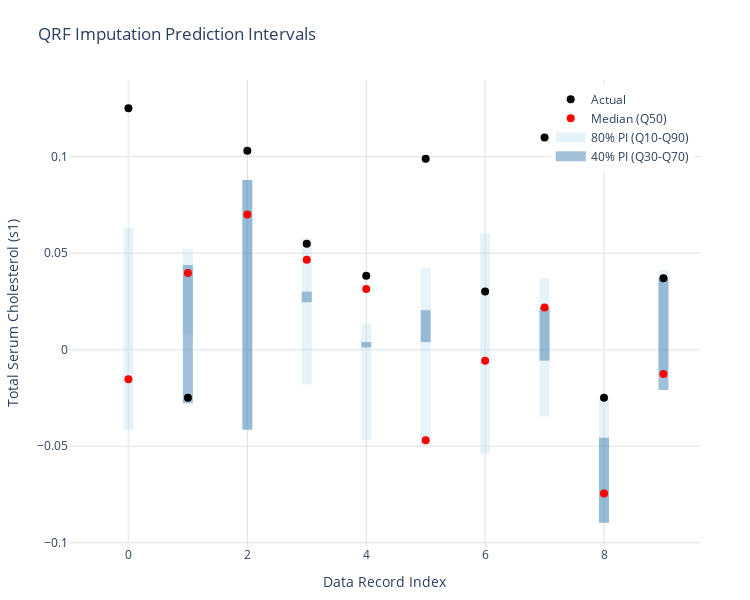

Here is the notebook cell this chart was saved with:
### Markdown cell above
## Visualizing prediction intervals

By visualizing the prediction intervals of the model's imputations we can better understand the uncertainty in our imputed values.

### Code cell
# Create a prediction interval plot for the first 10 records
# Number of records to plot
n_records = 10

# Prepare data for plotting
records = list(range(n_records))
actuals = actual_values.iloc[:n_records, 0].values
medians = imputed_values[0.5].iloc[:n_records, 0].values
q30 = imputed_values[0.3].iloc[:n_records, 0].values
q70 = imputed_values[0.7].iloc[:n_records, 0].values
q10 = imputed_values[0.1].iloc[:n_records, 0].values
q90 = imputed_values[0.9].iloc[:n_records, 0].values

# Create the base figure
fig = go.Figure()

# Add 80% prediction interval (Q10-Q90)
for i in range(n_records):
    fig.add_trace(
        go.Scatter(
            x=[i, i],
            y=[q10[i], q90[i]],
            mode="lines",
            line=dict(width=10, color="rgba(173, 216, 230, 0.3)"),
            hoverinfo="none",
            showlegend=False,
        )
    )

# Add 40% prediction interval (Q30-Q70)
for i in range(n_records):
    fig.add_trace(
        go.Scatter(
            x=[i, i],
            y=[q30[i], q70[i]],
            mode="lines",
            line=dict(width=10, color="rgba(70, 130, 180, 0.5)"),
            hoverinfo="none",
            showlegend=False,
        )
    )

# Add actual values
fig.add_trace(
    go.Scatter(
        x=records,
        y=actuals,
        mode="markers",
        marker=dict(color="black", size=8),
        name="Actual",
    )
)

# Add median predictions
fig.add_trace(
    go.Scatter(
        x=records,
        y=medians,
        mode="markers",
        marker=dict(color="red", size=8),
        name="Median (Q50)",
    )
)

# Add dashed line for Q10
fig.add_trace(
    go.Scatter(
        x=[-1, -1],  # Dummy points for legend
        y=[0, 0],  # Dummy points for legend
        mode="lines",
        line=dict(color="rgba(173, 216, 230, 0.3)", width=10),
        name="80% PI (Q10-Q90)",
    )
)

# Add dashed line for Q30
fig.add_trace(
    go.Scatter(
        x=[-1, -1],  # Dummy points for legend
        y=[0, 0],  # Dummy points for legend
        mode="lines",
        line=dict(color="rgba(70, 130, 180, 0.5)", width=10),
        name="40% PI (Q30-Q70)",
    )
)

# Update layout with smaller width to fit in the book layout
fig.update_layout(
    title="QRF Imputation Prediction Intervals",
    xaxis=dict(
        title="Data Record Index",
        showgrid=True,
        gridwidth=1,
        gridcolor="rgba(211, 211, 211, 0.7)",
    ),
    yaxis=dict(
        title="Total Serum Cholesterol (s1)",
        showgrid=True,
        gridwidth=1,
        gridcolor="rgba(211, 211, 211, 0.7)",
    ),
    width=750,
    height=600,
    template="plotly_white",
    margin=dict(l=50, r=50, t=80, b=50),  # Adjust margins
    legend=dict(yanchor="top", y=0.99, xanchor="right", x=0.99),
)

fig.show()

### Figure 1 — Plotly figure (JSON) as saved in the notebook; plotly's stock layout.template omitted (floating-point values rounded to 4 significant figures)
{"data": [{"hoverinfo": "none", "line": {"color": "rgba(173, 216, 230, 0.3)", "width": 10}, "mode": "lines", "showlegend": false, "type": "scatter", "x": [0, 0], "y": [-0.04147, 0.0631]}, {"hoverinfo": "none", "line": {"color": "rgba(173, 216, 230, 0.3)", "width": 10}, "mode": "lines", "showlegend": false, "type": "scatter", "x": [1, 1], "y": [0.008063, 0.05209]}, {"hoverinfo": "none", "line": {"color": "rgba(173, 216, 230, 0.3)", "width": 10}, "mode": "lines", "showlegend": false, "type": "scatter", "x": [2, 2], "y": [-0.04147, 0.08787]}, {"hoverinfo": "none", "line": {"color": "rgba(173, 216, 230, 0.3)", "width": 10}, "mode": "lines", "showlegend": false, "type": "scatter", "x": [3, 3], "y": [-0.01808, 0.0576]}, {"hoverinfo": "none", "line": {"color": "rgba(173, 216, 230, 0.3)", "width": 10}, "mode": "lines", "showlegend": false, "type": "scatter", "x": [4, 4], "y": [-0.04698, 0.01357]}, {"hoverinfo": "none", "line": {"color": "rgba(173, 216, 230, 0.3)", "width": 10}, "mode": "lines", "showlegend": false, "type": "scatter", "x": [5, 5], "y": [-0.04973, 0.04246]}, {"hoverinfo": "none", "line": {"color": "rgba(173, 216, 230, 0.3)", "width": 10}, "mode": "lines", "showlegend": false, "type": "scatter", "x": [6, 6], "y": [-0.05386, 0.06035]}, {"hoverinfo": "none", "line": {"color": "rgba(173, 216, 230, 0.3)", "width": 10}, "mode": "lines", "showlegend": false, "type": "scatter", "x": [7, 7], "y": [-0.03459, 0.03696]}, {"hoverinfo": "none", "line": {"color": "rgba(173, 216, 230, 0.3)", "width": 10}, "mode": "lines", "showlegend": false, "type": "scatter", "x": [8, 8], "y": [-0.08963, -0.02496]}, {"hoverinfo": "none", "line": {"color": "rgba(173, 216, 230, 0.3)", "width": 10}, "mode": "lines", "showlegend": false, "type": "scatter", "x": [9, 9], "y": [-0.01258, 0.04109]}, {"hoverinfo": "none", "line": {"color": "rgba(70, 130, 180, 0.5)", "width": 10}, "mode": "lines", "showlegend": false, "type": "scatter", "x": [0, 0], "y": [0.02045, 0.02045]}, {"hoverinfo": "none", "line": {"color": "rgba(70, 130, 180, 0.5)", "width": 10}, "mode": "lines", "showlegend": false, "type": "scatter", "x": [1, 1], "y": [-0.02771, 0.04384]}, {"hoverinfo": "none", "line": {"color": "rgba(70, 130, 180, 0.5)", "width": 10}, "mode": "lines", "showlegend": false, "type": "scatter", "x": [2, 2], "y": [-0.04147, 0.08787]}, {"hoverinfo": "none", "line": {"color": "rgba(70, 130, 180, 0.5)", "width": 10}, "mode": "lines", "showlegend": false, "type": "scatter", "x": [3, 3], "y": [0.02457, 0.03008]}, {"hoverinfo": "none", "line": {"color": "rgba(70, 130, 180, 0.5)", "width": 10}, "mode": "lines", "showlegend": false, "type": "scatter", "x": [4, 4], "y": [0.003935, 0.001183]}, {"hoverinfo": "none", "line": {"color": "rgba(70, 130, 180, 0.5)", "width": 10}, "mode": "lines", "showlegend": false, "type": "scatter", "x": [5, 5], "y": [0.003935, 0.02045]}, {"hoverinfo": "none", "line": {"color": "rgba(70, 130, 180, 0.5)", "width": 10}, "mode": "lines", "showlegend": false, "type": "scatter", "x": [6, 6], "y": [0.02045, 0.02045]}, {"hoverinfo": "none", "line": {"color": "rgba(70, 130, 180, 0.5)", "width": 10}, "mode": "lines", "showlegend": false, "type": "scatter", "x": [7, 7], "y": [0.02182, -0.005697]}, {"hoverinfo": "none", "line": {"color": "rgba(70, 130, 180, 0.5)", "width": 10}, "mode": "lines", "showlegend": false, "type": "scatter", "x": [8, 8], "y": [-0.08963, -0.0456]}, {"hoverinfo": "none", "line": {"color": "rgba(70, 130, 180, 0.5)", "width": 10}, "mode": "lines", "showlegend": false, "type": "scatter", "x": [9, 9], "y": [-0.02083, 0.03696]}, {"marker": {"color": "black", "size": 8}, "mode": "markers", "name": "Actual", "type": "scatter", "x": [0, 1, 2, 3, 4, 5, 6, 7, 8, 9], "y": [0.125, -0.02496, 0.103, 0.05485, 0.03833, 0.09888, 0.03008, 0.1099, -0.02496, 0.03696]}, {"marker": {"color": "red", "size": 8}, "mode": "markers", "name": "Median (Q50)", "type": "scatter", "x": [0, 1, 2, 3, 4, 5, 6, 7, 8, 9], "y": [-0.01533, 0.03971, 0.06998, 0.04659, 0.03145, -0.04698, -0.005697, 0.02182, -0.07449, -0.01258]}, {"line": {"color": "rgba(173, 216, 230, 0.3)", "width": 10}, "mode": "lines", "name": "80% PI (Q10-Q90)", "type": "scatter", "x": [-1, -1], "y": [0, 0]}, {"line": {"color": "rgba(70, 130, 180, 0.5)", "width": 10}, "mode": "lines", "name": "40% PI (Q30-Q70)", "type": "scatter", "x": [-1, -1], "y": [0, 0]}], "layout": {"height": 600, "legend": {"x": 0.99, "xanchor": "right", "y": 0.99, "yanchor": "top"}, "margin": {"b": 50, "l": 50, "r": 50, "t": 80}, "title": {"text": "QRF Imputation Prediction Intervals"}, "width": 750, "xaxis": {"gridcolor": "rgba(211, 211, 211, 0.7)", "gridwidth": 1, "showgrid": true, "title": {"text": "Data Record Index"}}, "yaxis": {"gridcolor": "rgba(211, 211, 211, 0.7)", "gridwidth": 1, "showgrid": true, "title": {"text": "Total Serum Cholesterol (s1)"}}}}
